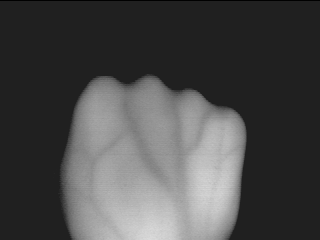
%> input picture Task4-Segmentation/Code/0019hv3.bmp, 320 x 240 px
$ octave --eval "result = Optimal_RGB(imread('0019hv3.bmp'));"   (GNU Octave 9; MATLAB toolbox functions it lacks are replaced by stand-ins)
%> lines starting %> are read from the running program, lines starting %| are printed output that depends on the picture; in (x1, y1, x2, y2) boxes, pixels count from 0 and x2, y2 are one past the last pixel; in counts of white or black regions, pixels touching at a corner belong together; the program's own positions count from 1
### Task4-Segmentation/Code/Optimal_Thresh.m
function [ IO ] = Optimal_Thresh( Imj,n)
I=double(Imj);
% Size Of the image
[M N]=size(I);
%Object image    0 background 1 object
SumB = sum([I(1,1), I(1,N), I(M,1), I(M,N)]);
MueB=SumB/4;
SumO =sum(I(:))-sum([I(1,1), I(1,N), I(M,1), I(M,N)]);
MueO = SumO/((size(I,1)*size(I,2))-4);
Mue=(MueO+MueB)/2;

for l=1:n;
SumO=sum(sum(I(find(I<Mue))));
MueO=SumO/length(find(I<Mue));
SumB=sum(sum(I(find(I>=Mue))));
MueB=SumB/length(find(I>=Mue));
Mue=(MueO+MueB)/2;
end
IO=zeros(size(I));
IO(find(I>Mue))=255;
end

### Task4-Segmentation/Code/Optimal_RGB.m
function [ Inew ] = Optimal_RGB( I )
%for colored image
I=imread('Veg1.jpg');
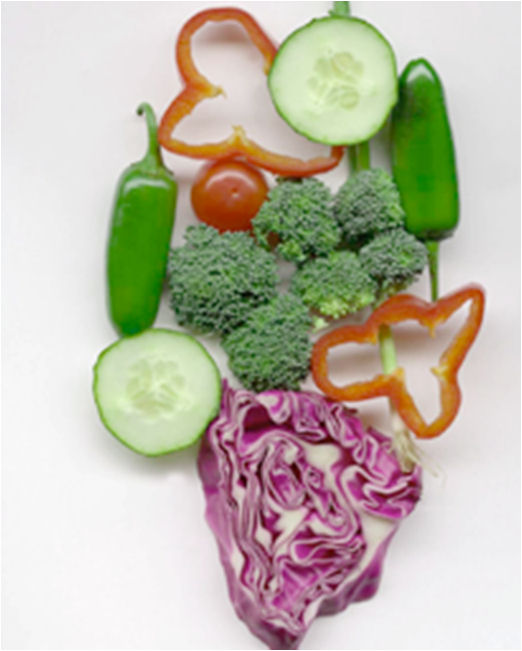
%> input picture Task4-Segmentation/Code/Veg1.jpg, 522 x 651 px
%> I is the input picture: size 651x522x3 uint8; mean R, G, B 190.9, 186, 169.9
figure;
subplot(2,2,1); imshow(I)
n=10;
IR=I(:,:,1);
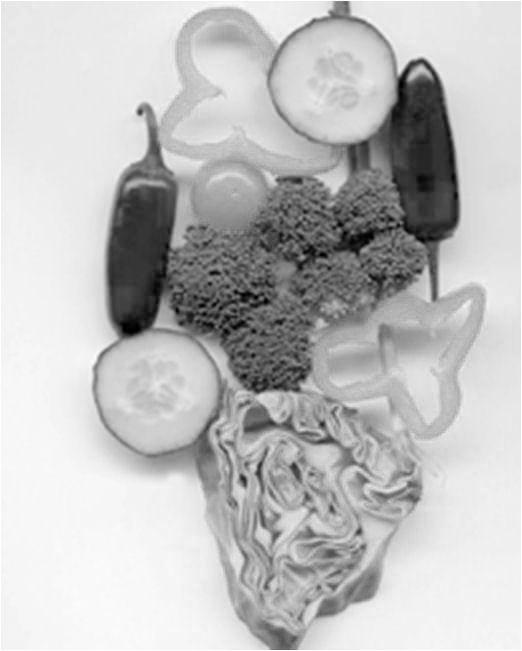
%> IR: size 651x522 uint8; min 0, max 255, mean 190.9
IRO=Optimal_Thresh( IR,n);
%> in Optimal_Thresh, `SumB = sum([I(1,1), I(1,N), I(M,1), I(M,N)]);`: SumB = 1019
%> in Optimal_Thresh, `MueB=SumB/4;`: MueB = 254.8
%> in Optimal_Thresh, `SumO =sum(I(:))-sum([I(1,1), I(1,N), I(M,1), I(M,N)]);`: SumO = 64884227
%> in Optimal_Thresh, `MueO = SumO/((size(I,1)*size(I,2))-4);`: MueO = 190.9
%> in Optimal_Thresh, `Mue=(MueO+MueB)/2;`: Mue = 222.8
%> the loop in Optimal_Thresh, `for l=1:n;` made 10 passes
%> (SumO, MueO, SumB, MueB, Mue) on passes 1 to 10: (28524219, 152.6, 36361027, 237.8, 195.2), (17428050, 129.9, 47457196, 230.8, 180.3), (12754046, 116.7, 52131200, 226.2, 171.4), (10401017, 108.4, 54484229, 223.4, 165.9), (9207234, 103.6, 55678012, 221.9, 162.7), (8715033, 101.5, 56170213, 221.2, 161.3), (8548659, 100.7, 56336587, 221, 160.9), (8388786, 100, 56496460, 220.7, 160.4), (8388786, 100, 56496460, 220.7, 160.4), (8388786, 100, 56496460, 220.7, 160.4)
%> in Optimal_Thresh, `IO(find(I>Mue))=255;`:
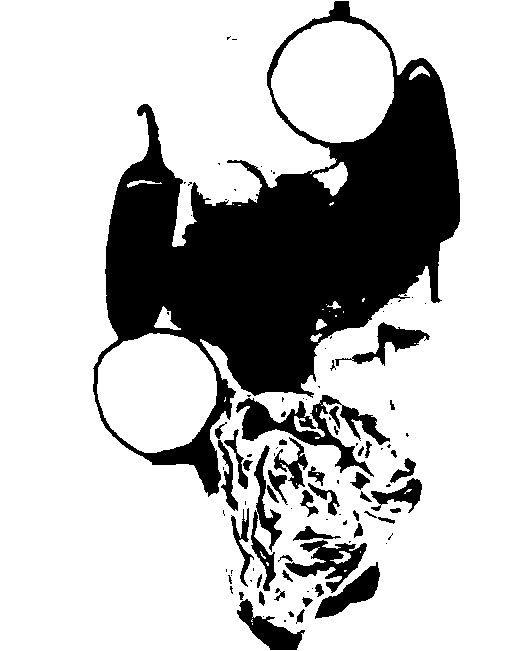
%> IO: size 651x522 double; 75.3% white; 103 black regions (56 under 20 px), largest, box (x1, y1, x2, y2) and area: (93, 1, 460, 497) 67521, (236, 395, 390, 477) 3519, (285, 540, 367, 593) 1668
% IR1=IRO.*255;
IG=I(:,:,2);
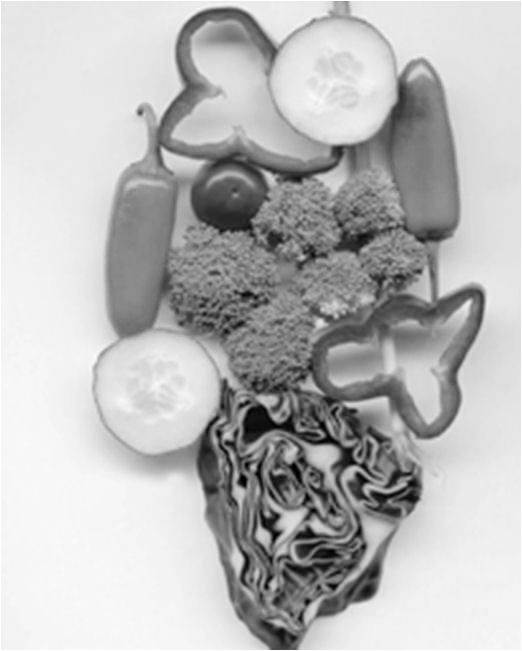
%> IG: size 651x522 uint8; min 0, max 255, mean 186
IGO=Optimal_Thresh( IG,n);
%> the loop in Optimal_Thresh (call 2), `for l=1:n;` made 10 passes
%> (SumO, MueO, SumB, MueB, Mue) on passes 1 to 10: (24438918, 139.1, 38756918, 236.1, 187.6), (16077625, 118.5, 47118211, 230.8, 174.6), (14709483, 114.8, 48486353, 229, 171.9), (14380119, 114, 48815717, 228.5, 171.2), (14380119, 114, 48815717, 228.5, 171.2), (14380119, 114, 48815717, 228.5, 171.2), (14380119, 114, 48815717, 228.5, 171.2), (14380119, 114, 48815717, 228.5, 171.2), (14380119, 114, 48815717, 228.5, 171.2), (14380119, 114, 48815717, 228.5, 171.2)
%> in Optimal_Thresh (call 2), `IO(find(I>Mue))=255;`: IO: size 651x522 double; 62.9% white; 14 black regions (11 under 20 px), largest, box (x1, y1, x2, y2) and area: (105, 1, 486, 650) 125930, (137, 106, 156, 123) 129, (99, 345, 114, 359) 42
% IG1=IGO.*255;
IB=I(:,:,3);
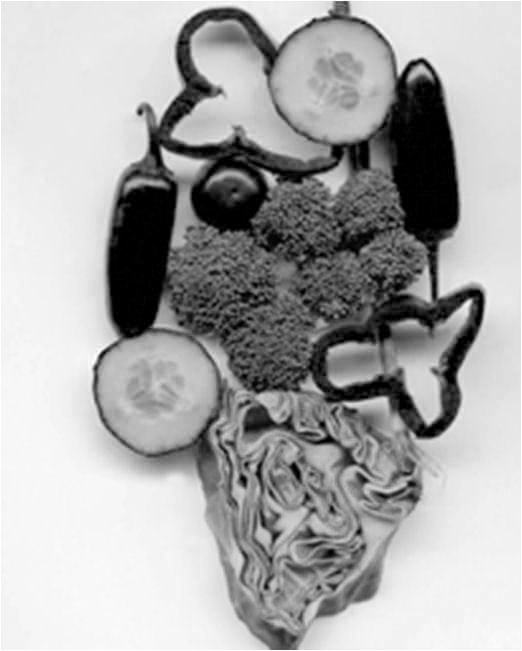
%> IB: size 651x522 uint8; min 0, max 255, mean 169.9
IBO=Optimal_Thresh( IB,n);
%> in Optimal_Thresh (call 3), `IO(find(I>Mue))=255;`: IO: size 651x522 double; 66.1% white; 34 black regions (18 under 20 px), largest, box (x1, y1, x2, y2) and area: (93, 1, 485, 619) 111707, (223, 560, 306, 650) 1948, (348, 471, 373, 503) 392
% IB1=IBO.*255;
Inew=zeros(size(I,1),size(I,2),size(I,3));
Inew(:,:,1)=IRO;
Inew(:,:,2)=IGO;
Inew(:,:,3)=IBO;
subplot(2,2,2); imshow(Inew,[])

%for grayscale image
Imj=imread('MRI.jpg');
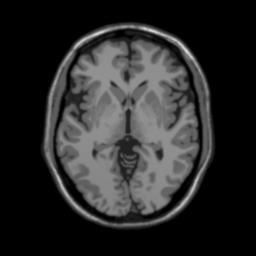
%> input picture Task4-Segmentation/Code/MRI.jpg, 256 x 256 px
%> Imj is the input picture: size 256x256x3 uint8; min 0, max 218, mean 41.3
subplot(2,2,3); imshow(Imj)
S=size(Imj);
%> S = [256 256 3]
if length(S)==3
   I=rgb2gray(Imj);
%> I: size 256x256 uint8
end
IO=Optimal_Thresh( I,n);
%> call 4 of Optimal_Thresh, with n = 10
%> in Optimal_Thresh (call 4), `SumB = sum([I(1,1), I(1,N), I(M,1), I(M,N)]);`: SumB = 0
%> in Optimal_Thresh (call 4), `SumO =sum(I(:))-sum([I(1,1), I(1,N), I(M,1), I(M,N)]);`: SumO = 2705336
%> in Optimal_Thresh (call 4), `MueO = SumO/((size(I,1)*size(I,2))-4);`: MueO = 41.28
%> in Optimal_Thresh (call 4), `Mue=(MueO+MueB)/2;`: Mue = 20.64
%> the loop in Optimal_Thresh (call 4), `for l=1:n;` made 10 passes
%> (SumO, MueO, SumB, MueB, Mue) on passes 1 to 10: (25790, 0.662, 2679546, 100.8, 50.71), (154337, 3.62, 2550999, 111.1, 57.38), (190689, 4.41, 2514647, 112.9, 58.63), (195909, 4.52, 2509427, 113.1, 58.8), (195909, 4.52, 2509427, 113.1, 58.8), (195909, 4.52, 2509427, 113.1, 58.8), (195909, 4.52, 2509427, 113.1, 58.8), (195909, 4.52, 2509427, 113.1, 58.8), (195909, 4.52, 2509427, 113.1, 58.8), (195909, 4.52, 2509427, 113.1, 58.8)
%> in Optimal_Thresh (call 4), `IO(find(I>Mue))=255;`:
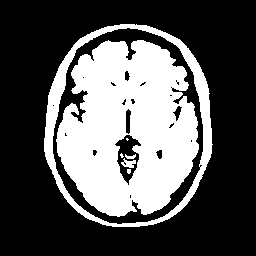
%> IO: size 256x256 double; 33.9% white; 7 white regions (3 under 20 px), largest, box (x1, y1, x2, y2) and area: (56, 40, 199, 217) 17824, (44, 24, 213, 227) 4214, (121, 158, 136, 168) 83, (125, 154, 136, 159) 34
subplot(2,2,4); imshow(IO)
end
